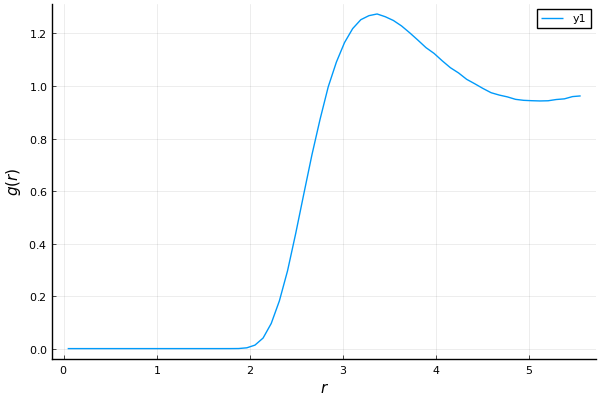

The Julia source for this figure:
include("Helium4.jl")

using .Helium4
using Random
using LaTeXStrings
using Plots
using DelimitedFiles
Plots.pythonplot()

a1 = 2.6 # variational parameter
a2 = 5.0 # variational parameter
L = 11.2 # linear length of the cubic cell (periodic boundary condition) (ang)
N = 32   # number of atoms in the cubic cell

param = Helium4.Param()
Helium4.initialize(param, a1, a2, L, N)
Helium4.initialize_config(param)

Nwup = 3200         # number of warming up steps
Nsample = 12800     # number of MC samples
Random.seed!(10)    # set a seed for the psuedo random number generator

# preparation for the radial two-point distribution function
Ndr = 64
Nrdr = zeros(Float64, Ndr)
gofr = zeros(Float64, Ndr)
vecr = zeros(Float64, Ndr)

# warming up
config_old = zeros(Float64, 3, param.N)
dist_old = zeros(Float64, param.N, param.N)
for i in 1:Nwup
    for j in 1:param.N
        config_old .= param.config
        dist_old .= param.dist
        iupdate = Int(floor(rand(Float64)*param.N)) + 1
        if iupdate > param.N
            println("error!", iupdate)
        end
        Helium4.update_config(param,iupdate)
        Helium4.update_dist(param,iupdate)
        lnPNt = 0.0
        lnPNi = 0.0
        for m in 1:param.N
            if m ≠ iupdate
                lnPNt -= 2.0*Helium4.func_u(param,param.dist[m,iupdate])
                lnPNi -= 2.0*Helium4.func_u(param,dist_old[m,iupdate])
                if (param.dist[m,iupdate]- dist_old[m,iupdate]) == 0.0
                   println("dist is not")
                end
            end
        end
        ratio = exp(lnPNt - lnPNi)
        if ratio <= rand(Float64)
            param.config[:,:] = config_old[:,:]
            param.dist[:,:] = dist_old[:,:]
        end
    end
    if i % 100 == 0
        println("Wup",i," ",param.config[1,1])
    end
end

# MC sampling
for i in 1:Nsample
    for j in 1:param.N
        config_old .= param.config
        dist_old .= param.dist
        iupdate = Int(floor(rand(Float64)*param.N)) + 1
        Helium4.update_config(param,iupdate)
        Helium4.update_dist(param,iupdate)
        lnPNt = 0.0
        lnPNi = 0.0
        for m in 1:param.N
            if m ≠ iupdate
                lnPNt -= 2.0*Helium4.func_u(param,param.dist[m,iupdate])
                lnPNi -= 2.0*Helium4.func_u(param,dist_old[m,iupdate])
            end
        end
        ratio = exp(lnPNt - lnPNi)
        if ratio <= rand(Float64)
            param.config[:,:] = config_old[:,:]
            param.dist[:,:] = dist_old[:,:]
        end
    end
    if i % 100 == 0
        println("MCstep",i," ",param.config[1,1])
    end
    Helium4.accum_Nrdr(param,Ndr,Nrdr)
end

Helium4.calc_gofr(param,Nsample,Ndr,Nrdr,gofr,vecr)

plot(vecr,gofr,xlabel=L"r",ylabel=L"g(r)")
savefig("sample_vmc_helium4.png")

writedlm("vecr.txt", vecr)
writedlm("gofr.txt", gofr)

